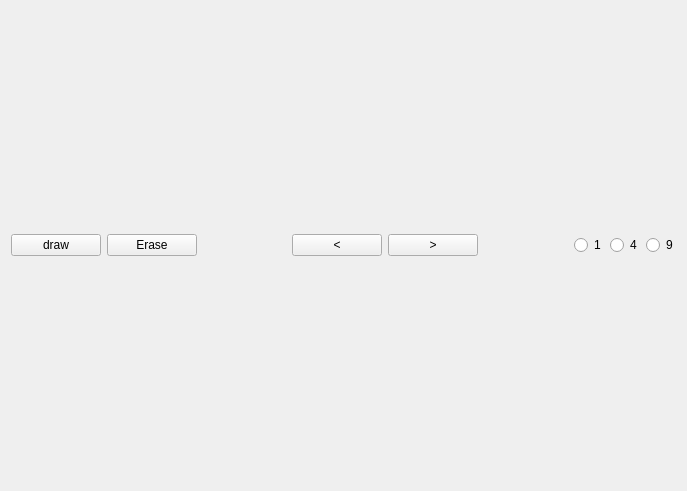
<?xml version="1.0" encoding="UTF-8"?>
<ui version="4.0">
 <class>Split</class>
 <widget class="QWidget" name="Split">
  <property name="geometry">
   <rect>
    <x>0</x>
    <y>0</y>
    <width>687</width>
    <height>491</height>
   </rect>
  </property>
  <property name="minimumSize">
   <size>
    <width>0</width>
    <height>100</height>
   </size>
  </property>
  <property name="windowTitle">
   <string>Form</string>
  </property>
  <layout class="QVBoxLayout" name="verticalLayout" stretch="1,0">
   <item>
    <layout class="QGridLayout" name="gridLayout"/>
   </item>
   <item>
    <layout class="QHBoxLayout" name="horizontalLayout" stretch="3,3,3,3,3,3,2,2,2">
     <property name="spacing">
      <number>6</number>
     </property>
     <item>
      <widget class="QPushButton" name="pushButton_draw">
       <property name="text">
        <string>draw</string>
       </property>
      </widget>
     </item>
     <item>
      <widget class="QPushButton" name="pushButton_erase">
       <property name="text">
        <string>Erase</string>
       </property>
      </widget>
     </item>
     <item>
      <spacer name="horizontalSpacer_2">
       <property name="orientation">
        <enum>Qt::Horizontal</enum>
       </property>
       <property name="sizeHint" stdset="0">
        <size>
         <width>40</width>
         <height>20</height>
        </size>
       </property>
      </spacer>
     </item>
     <item>
      <widget class="QPushButton" name="pushButton_front">
       <property name="text">
        <string>&lt;</string>
       </property>
      </widget>
     </item>
     <item>
      <widget class="QPushButton" name="pushButton_back">
       <property name="text">
        <string>&gt;</string>
       </property>
      </widget>
     </item>
     <item>
      <spacer name="horizontalSpacer">
       <property name="orientation">
        <enum>Qt::Horizontal</enum>
       </property>
       <property name="sizeHint" stdset="0">
        <size>
         <width>40</width>
         <height>20</height>
        </size>
       </property>
      </spacer>
     </item>
     <item>
      <widget class="QRadioButton" name="radioButton_1">
       <property name="maximumSize">
        <size>
         <width>30</width>
         <height>30</height>
        </size>
       </property>
       <property name="text">
        <string>1</string>
       </property>
      </widget>
     </item>
     <item>
      <widget class="QRadioButton" name="radioButton_4">
       <property name="maximumSize">
        <size>
         <width>30</width>
         <height>30</height>
        </size>
       </property>
       <property name="text">
        <string>4</string>
       </property>
      </widget>
     </item>
     <item>
      <widget class="QRadioButton" name="radioButton_9">
       <property name="maximumSize">
        <size>
         <width>30</width>
         <height>30</height>
        </size>
       </property>
       <property name="text">
        <string>9</string>
       </property>
      </widget>
     </item>
    </layout>
   </item>
  </layout>
 </widget>
 <resources/>
 <connections/>
</ui>
